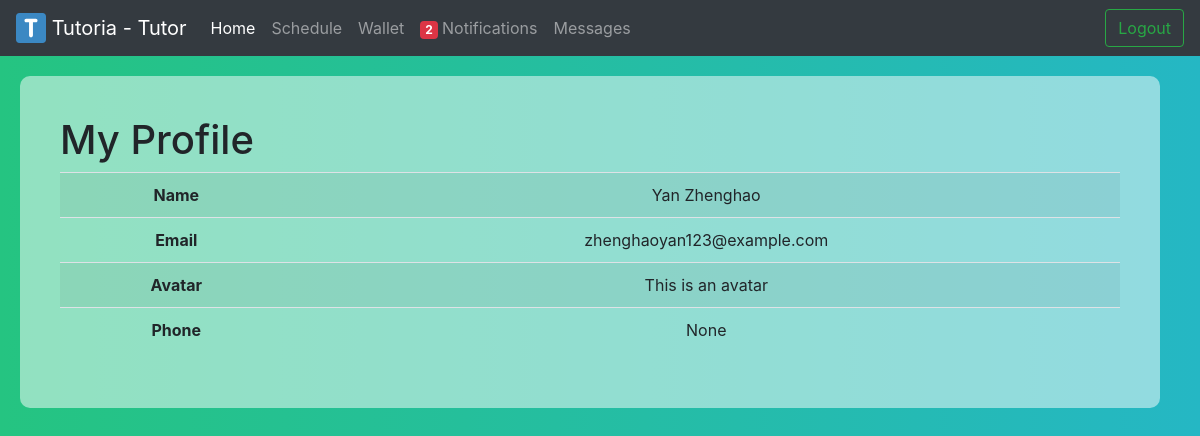
Screenshot of /tutor/homepage/ (signed in) with the database file from the repository.
### tutoria/models.py (models this page shows, shortened)
class Client(models.Model):
	user = models.OneToOneField(User, on_delete=models.CASCADE)  # many-to-one
	login_type = models.CharField(max_length=20, default="Student")
	balance = models.FloatField(default="0.00")
	avatar = models.TextField(default="This is an avatar") # change to image
	phone = models.CharField(max_length=10, default="None")
	class Meta:
		abstract = True

class Tutor(Client):
	login_type = models.CharField(max_length=20, default="Tutor")
	profile = models.OneToOneField(TutorProfile, on_delete=models.CASCADE, null=True)
	course = models.ManyToManyField(Course)
	tag = models.ManyToManyField(Tag)
	tutor_type = models.CharField(max_length=20, default="Contract")

### tutoria/views/tutor_view/homepage_view.py (the view)
def homepage(request):
	tutor = Tutor.objects.get(user=request.user)
	num_unread_notf = len(Notification.objects.filter(
		user = request.user,
		unread = True,
	))
	num_unread_msg = len(Message.objects.filter(
		receiver = request.user,
		unread = True,
	))
	return render_to_response('tutoria/tutor/homepage.html',locals())

### tutoria/templates/tutoria/tutor/homepage.html (shortened to what this page needs)
<html>
<head>
	{% load static %}
	<link rel="stylesheet" href="https://maxcdn.bootstrapcdn.com/bootstrap/4.0.0-beta.2/css/bootstrap.min.css">
	<link rel="stylesheet" href="{% static 'tutoria/css/tutor-home.css' %}"/>
</head>
<body>
	<div id="navigation">
		<nav class="navbar navbar-expand-md navbar-dark bg-dark">
			<a class="navbar-brand" href="#">
				<img src="{% static 'tutoria/img/brand.svg' %}" width="30" height="30" class="d-inline-block align-top" alt="">
				Tutoria - Tutor
			</a>
			<div class="collapse navbar-collapse" id="navbarSupportedContent">
				<ul class="navbar-nav mr-auto">
					<li class="nav-item active">
						<a id="nav-home" class="nav-link" href="javascript:home()" onclick="window.location.reload()"> Home </a>
					</li>
					<li class="nav-item">
						<a id="nav-schedule" class="nav-link" href="javascript:viewSchedule(0, true)"> Schedule </a>
					</li>
					<li class="nav-item">
						<a id="nav-wallet" class="nav-link" href="javascript:viewWallet()"> Wallet </a>
					</li>
					<li class="nav-item">
						<a id="nav-notf" class="nav-link" href="javascript:viewNotification()">
							<span class="badge badge-danger {% if num_unread_notf == 0 %} disable {% endif %}" id="num-unread-notf"> {{ num_unread_notf }} </span>
							Notifications
						</a>
					</li>
					<li class="nav-item">
						<a id="nav-msg" class="nav-link" href="javascript:viewMessage()">
							Messages
						</a>
					</li>
				</ul>
				<button class="btn btn-outline-success my-2 my-sm-0" onclick=window.location={% url 'logout' %}> Logout </button>
			</div>
		</nav>
	</div>
	<div class="container">
		<div id="profile" onload="loadProfile()">
			<h1> My Profile </h1>
			<table id="userProfile" class="table table-striped">
				<tr> <th>Name</th> <td>{{ tutor.user.username }}</td> </tr>
				<tr> <th>Email</th> <td>{{ tutor.user.email }}</td> </tr>
				<tr> <th>Avatar</th> <td>{{ tutor.avatar }}</td> </tr>
				<tr> <th>Phone</th> <td>{{ tutor.phone}}</td> </tr>
			</table>
		</div>
	</div>
</body>
</html>

### tutoria/static/tutoria/css/tutor-home.css (style rules this page uses)
body { background: -webkit-linear-gradient(left, #25c481, #25b7c4); background: linear-gradient(to right, #25c481, #25b7c4); min-width: 1200px; }
button { background-color: #4CAF50; border: none; color: white; padding: 15px 32px; text-align: center; text-decoration: none; display: inline-block; font-size: 16px; }
table { width: 85%; text-align: center; }
.container { margin: 20px; padding: 40px; background: rgba(255,255,255,0.5); border-radius: 10px; }

### rows the page displays
Tutor: user.username "Yan Zhenghao", user.email "zhenghaoyan123@example.com", avatar "This is an avatar", phone "None"

### other values shown
{{ num_unread_notf }} "2"
